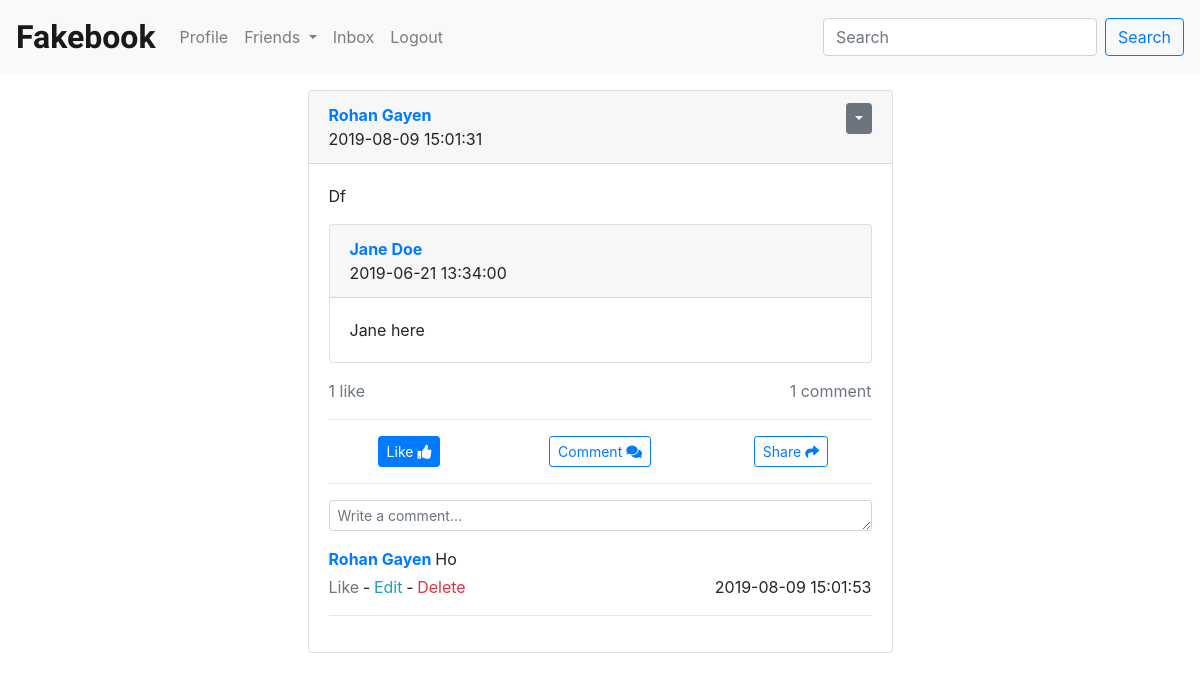
The page /post.php?id=86 (signed in) on the database its author committed.
### tables this page shows
CREATE TABLE `posts` (
  `post_id` int(10) UNSIGNED NOT NULL,
  `post_content` mediumtext,
  `original_post` int(10) UNSIGNED DEFAULT NULL,
  `post_owner` int(6) UNSIGNED DEFAULT NULL,
  `posted_on` datetime NOT NULL DEFAULT CURRENT_TIMESTAMP,
  `is_shared_post` tinyint(1) NOT NULL DEFAULT '0'
);

CREATE TABLE `comments` (
  `comment_id` int(14) UNSIGNED NOT NULL,
  `comment_content` mediumtext NOT NULL,
  `post_id` int(10) UNSIGNED NOT NULL,
  `comment_owner` int(6) UNSIGNED NOT NULL,
  `commented_on` datetime NOT NULL DEFAULT CURRENT_TIMESTAMP
);

### includes/generic_functions.php (called while the page is built, shortened)
<?php
function print_array_count(array $arr, string $text_in_middle, bool $use_yet = true): string
{
    return (count($arr) === 0 ? 'No' : count($arr)) . " {$text_in_middle}" . (count($arr) > 1 ? 's' : '') . ($use_yet ? (count($arr) === 0 ? ' yet' : '') : '');
}
function get_date_for_database(string $date): string
{
    $timestamp = strtotime($date);
    $date_formated = date('Y-m-d H:i:s', $timestamp);
    return $date_formated;
}
function load_post($db, $post, $own_id)
{
    require(__DIR__ . "/../views/load_post.php");
    return ob_get_clean();
}
function load_comment($db, $comment, $own_id)
{
    require(__DIR__ . "/../views/load_comment.php");
    return ob_get_clean();
}

### classes/post.class.php (called while the page is built, shortened)
<?php
require_once(__DIR__ . "/user.class.php");
class Post
{
    function __construct(
        int $id,
        string $content,
        int $owner_id,
        string $owner_name,
        string $posted_on,
        Post $originalPost = null,
        bool $isSharedPost = false
    ) {
        $this->id = $id;
        $this->content = $content;
        $this->owner = new User($owner_id, $owner_name);
        $this->time = $posted_on;
        $this->originalPost = $originalPost;
        $this->isSharedPost = $isSharedPost;
    }
}

### includes/fetch_post_by_id.php (called while the page is built, shortened)
<?php
function post_by_id(mysqli $db, int $post_id): Post
{
    $query = "SELECT post_id, post_content, u.user_id AS post_owner_id, p.original_post as original_post_id, CONCAT(fname, ' ', lname) AS post_owner_name, posted_on, p.is_shared_post ";
    $query .= "FROM posts AS p INNER JOIN users AS u ";
    $query .= "ON p.post_owner = u.user_id ";
    $query .= "WHERE p.post_id = '$post_id' ";
    $result = $db->query($query);
    if ($result->num_rows == 1) {
        $row = $result->fetch_object();
        if (!$row->is_shared_post) {
            $post = new Post(
                $row->post_id,
                $row->post_content,
                $row->post_owner_id,
                $row->post_owner_name,
                $row->posted_on
            );
        } else {
            $id = (int) $row->original_post_id;
            if ($id) {
                $query = "SELECT post_id, post_content, u.user_id AS post_owner_id, p.original_post as original_post_id, CONCAT(fname, ' ', lname) AS post_owner_name, posted_on, p.is_shared_post ";
                $query .= "FROM posts AS p INNER JOIN users AS u ";
                $query .= "ON p.post_owner = u.user_id ";
                $query .= "WHERE p.post_id = '$id' ";
                $result = $db->query($query);
                if ($result->num_rows == 1) {
                    $new_row = $result->fetch_object();
                    if (!$new_row->is_shared_post) {
                        $post = new Post(
                            $row->post_id,
                            $row->post_content,
                            $row->post_owner_id,
                            $row->post_owner_name,
                            $row->posted_on,
                            new Post(
                                $new_row->post_id,
                                $new_row->post_content,
                                $new_row->post_owner_id,
                                $new_row->post_owner_name,
                                $new_row->posted_on
                            ),
                            $row->is_shared_post
                        );
                    } else {
                        header("Location: page_not_found.php");
                        exit();
                    }
                } else {
                    header("Location: page_not_found.php");
                    exit();
                }
            }
        }
    } else {
        header("Location: page_not_found.php");
        exit();
    }
    return $post;
}

### classes/user.class.php (called while the page is built, shortened)
<?php
class User
{
    function __construct(
        int $id,
        string $name,
        int $friendshipStatus = 0
    ) {
        $this->id = $id;
        $this->name = $name;
        $this->friendshipStatus = $friendshipStatus;
    }
}

### includes/fetch_post_liked_by_users.php (called while the page is built, shortened)
<?php
require_once(__DIR__ . "/fetch_friendship_status_code.php");
function post_liked_by_users(mysqli $db, int $id): array
{
    $liked_users = [];
    $own_id = $_SESSION['user_id'];
    $q = "SELECT user_id, CONCAT(fname, ' ', lname) as user_name from users where user_id IN
    (SELECT post_liked_by from post_liked_by_users where post_id = {$id} ORDER BY post_liked_on DESC)";
    $result = $db->query($q);
    while ($row = $result->fetch_object()) {
        $friendship_status_code = friendship_status_code($db, $own_id, $row->user_id);
        $liked_users[] = new User($row->user_id, $row->user_name, $friendship_status_code);
    }
    return $liked_users;
}

### includes/fetch_friendship_status_code.php (called while the page is built, shortened)
<?php
function friendship_status_code(mysqli $db, int $own_id, int $profile_id): int
{
    $friendship_status_code = 0;
    $q = "SELECT request_id from friend_requests where (request_from = {$own_id} && request_to = {$profile_id}) && (request_status = 'pending' || request_status = 'accepted') UNION
    SELECT request_id from friend_requests where (request_from = {$profile_id} && request_to = {$own_id}) && (request_status = 'pending' || request_status = 'accepted')";
    $result = $db->query($q);
    $q = "SELECT request_id from friend_requests where request_from = {$profile_id} && request_to = {$own_id} && request_status = 'accepted' UNION
    SELECT request_id from friend_requests where request_to = {$profile_id} && request_from = {$own_id} && request_status = 'accepted'";
    $result = $db->query($q);
    $q = "SELECT request_id from friend_requests where request_to = {$profile_id} && request_from = {$own_id} && request_status = 'pending'";
    $result = $db->query($q);
    $q = "SELECT request_id from friend_requests where request_from = {$profile_id} && request_to = {$own_id} && request_status = 'pending'";
    $result = $db->query($q);
    return $friendship_status_code;
}

### includes/fetch_comments_by_post.php (called while the page is built, shortened)
<?php
function comments_by_post(mysqli $db, int $post_id): array
{
    $comments = [];
    $query = "SELECT comment_id, comment_content, c.post_id, comment_owner as comment_owner_id, CONCAT(fname, ' ', lname) as comment_owner_name, commented_on
    from comments as c INNER JOIN users as u
    ON c.comment_owner = u.user_id
    where c.post_id = '$post_id'
    order by c.commented_on DESC";
    $result = $db->query($query);
    while ($row = $result->fetch_object()) {
        $comments[] = new Comment($row->comment_id, $row->comment_content, $row->post_id, $row->comment_owner_id, $row->comment_owner_name, $row->commented_on);
    }
    return $comments;
}

### includes/fetch_is_post_liked_by_user.php (called while the page is built)
<?php
function is_post_liked_by_user(mysqli $db, int $post_id, int $user_id): int
{
    $q = "SELECT post_liked_on from post_liked_by_users where post_id = {$post_id} && post_liked_by = {$user_id}";
    $result = $db->query($q);
    return $result->num_rows;
}

### classes/comment.class.php (called while the page is built, shortened)
<?php
require_once(__DIR__ . "/user.class.php");
class Comment
{
    function __construct(
        int $id,
        string $content,
        int $post_id,
        int $owner_id,
        string $owner_name,
        string $commented_on
    ) {
        $this->id = $id;
        $this->content = $content;
        $this->owner = new User($owner_id, $owner_name);
        $this->time = $commented_on;
    }
}

### views/load_post.php (the view, shortened to what this page needs)
<?php
$post_liked_by_users = post_liked_by_users($db, $post->id);
$is_post_liked_by_user = is_post_liked_by_user($db, $post->id, $own_id);
$comments = comments_by_post($db, $post->id);
?>
<div class="card my-2" id="post-<?= $post->id ?>" data-id="<?= $post->id ?>">
    <div class="card-header">
        <?php if ($own_id == $post->owner->id) { ?>
            <div class="float-right">
                <div class="dropdown d-inline-block">
                    <button class="btn btn-secondary btn-sm dropdown-toggle" type="button" id="edit-delete-Button" data-toggle="dropdown" aria-haspopup="true" aria-expanded="false"></button>
                </div>
            </div>
        <?php } ?>
        <div class="font-weight-bold">
            <a href="profile.php?id=<?= $post->owner->id ?>"><?= $post->owner->name ?></a>
        </div>
        <div><?= get_date_for_database($post->time) ?></div>
    </div>
    <div class="card-body">
        <div class="card-text"><?= nl2br($post->content) ?></div>
        <?php if ($post->isSharedPost && $post->originalPost) { ?>
            <div class="card my-3">
                <div class="card-header">
                    <div class="font-weight-bold">
                        <a href="profile.php?id=<?= $post->originalPost->owner->id ?>"><?= $post->originalPost->owner->name ?></a>
                    </div>
                    <div><?= get_date_for_database($post->originalPost->time) ?></div>
                </div>
                <div class="card-body">
                    <div class="card-text"><?= nl2br($post->originalPost->content) ?></div>
                </div>
            </div>
        <?php } ?>
        <div class="row mt-2">
            <div class="col-6 text-left">
                <a href="#" class="like-count" data-toggle="tooltip" data-html="true" data-placement="bottom" title="<?php foreach ($post_liked_by_users as $liked_user) echo "<span data-id='{$liked_user->id}' data-status='{$liked_user->friendshipStatus}'>{$liked_user->name}</span><br>"; ?>" data-likes=<?= count($post_liked_by_users) ?>>
                    <span class="text-secondary">
                        <?= print_array_count($post_liked_by_users, "like") ?>
                    </span>
                </a>
            </div>
            <div class="col-6 text-right">
                <a href="#" class="comment-count">
                    <span class="text-secondary">
                        <?= print_array_count($comments, "comment") ?>
                    </span>
                </a>
            </div>
        </div>
        <hr>
        <div class="row">
            <div class="col-12 col-sm-4 text-center">
                <a href="#" class="btn btn-sm <?= $is_post_liked_by_user ? 'btn-primary' : 'btn-outline-primary' ?> like-post" data-is-liked="<?= $is_post_liked_by_user ?>">Like <i class="fas fa-thumbs-up"></i></a>
            </div>
            <div class="col-12 col-sm-4 text-center">
                <a href="#" class="btn btn-sm btn-outline-primary comment-post" id="comment-link">Comment <i class="fas fa-comments"></i></a>
            </div>
            <div class="col-12 col-sm-4 text-center">
                <a href="#" class="btn btn-sm btn-outline-primary share-post" id="share-button">Share <i class="fas fa-share"></i></a>
            </div>
        </div>
        <hr>
        <div class="my-1">
            <div class="form-group">
                <textarea type="text" class="form-control form-control-sm comment-input" rows="1" placeholder="Write a comment..." name="comment" required><?= isset($_POST["comment"]) ? $_POST["comment"] : '' ?></textarea>
            </div>
        </div>
        <div class="comments">
            <?php foreach ($comments as $comment) {
                echo load_comment($db, $comment, $own_id);
            } ?>
        </div>
    </div>
</div>

### views/load_comment.php (shortened to what this page needs)
<?php
$is_comment_liked_by_user = false;
?>
<div id="comment-<?= $comment->id ?>" class="comment" data-id="<?= $comment->id ?>">
    <div class="mb-1">
        <span class="comment-owner font-weight-bold">
            <a href="profile.php?id=<?= $comment->owner->id ?>"><?= $comment->owner->name ?></a>
        </span>
        <span class="comment-content my-2"><?= nl2br($comment->content) ?></span>
    </div>
    <div class="comment-actions">
        <span>
            <a href="#" class="<?php echo $is_comment_liked_by_user ? 'text-primary' : 'text-secondary' ?> like-comment">Like</a>
        </span>
        <?php if ($own_id == $comment->owner->id) { ?>
            <span>
                &#8208;
                <a href="#" class="text-info edit-comment">Edit</a>
            </span>
            <span>
                &#8208;
                <a href="#" class="text-danger delete-comment">Delete</a>
            </span>
        <?php } ?>
        <span class="float-sm-right"><?= $comment->time ?></span>
    </div>
</div>
<hr>

### assets/css/style.css (style rules this page uses)
html { font-family: "Montserrat", sans-serif; }
* { -webkit-box-sizing: border-box; box-sizing: border-box; }
body { padding: 0; margin: 0; }

### rows shown on the page
posts: posted_on "2019-08-09 15:01:31", post_content "Df"
posts: posted_on "2019-06-21 13:34:00", post_content "Jane here"
comments: name "Rohan Gayen", comment_content "Ho", commented_on "2019-08-09 15:01:53"

### other values the page prints
$post->owner->name "Rohan Gayen"
$post->originalPost->owner->name "Jane Doe"
print_array_count($post_liked_by_users, "like") "1 like"
print_array_count($comments, "comment") "1 comment"
